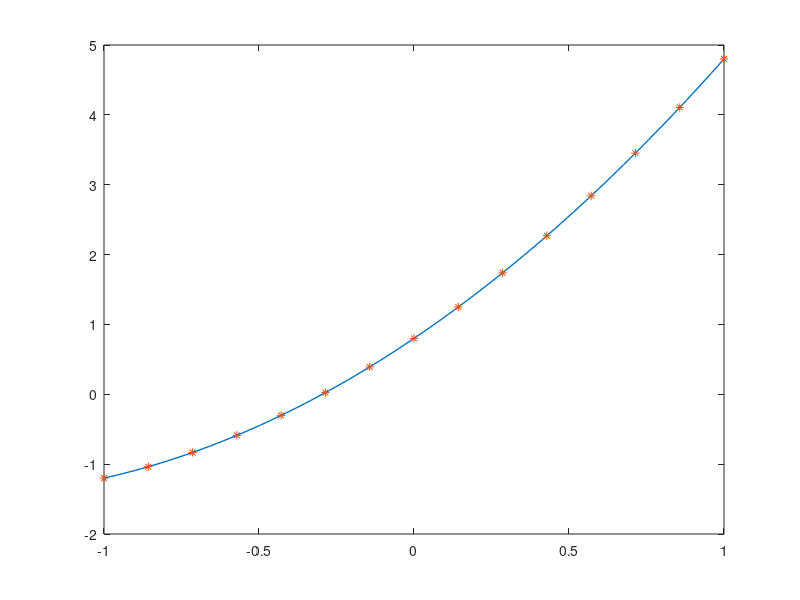

MATLAB code for this plot:
% Polynomial Curve Fitting

p0=@(x) 1;
p1=@(x) x;
p2=@(x) x.^2;
p3=@(x) x.^3;
p4=@(x) x.^4;

% Actual function
f=@(x) x.^2+3*x;
a=-1; b=1;
n=15; m=5;
x=linspace(a,b,n);

% Add random values
rand_vector = 2*rand(1,n)-1;
y=f(x)+0.4*randi(2);
A=zeros(m,n);


for k=1:n
    A(1,k)=p0(x(k));
    A(2,k)=p1(x(k));
    A(3,k)=p2(x(k));
    A(4,k)=p3(x(k));
    A(5,k)=p4(x(k));
end

B=A*A';
I=eye(m);
C=B\I; D=C*A;
alpha=D*y';

t=linspace(a,b,100);
z=alpha(1)*p0(t)+alpha(2)*p1(t)+alpha(3)*p2(t)+alpha(4)*p3(t)+alpha(5)*p4(t);

plot(t,z,'linewidth', 1.0)
hold on
plot(x, y, '*')
hold off








